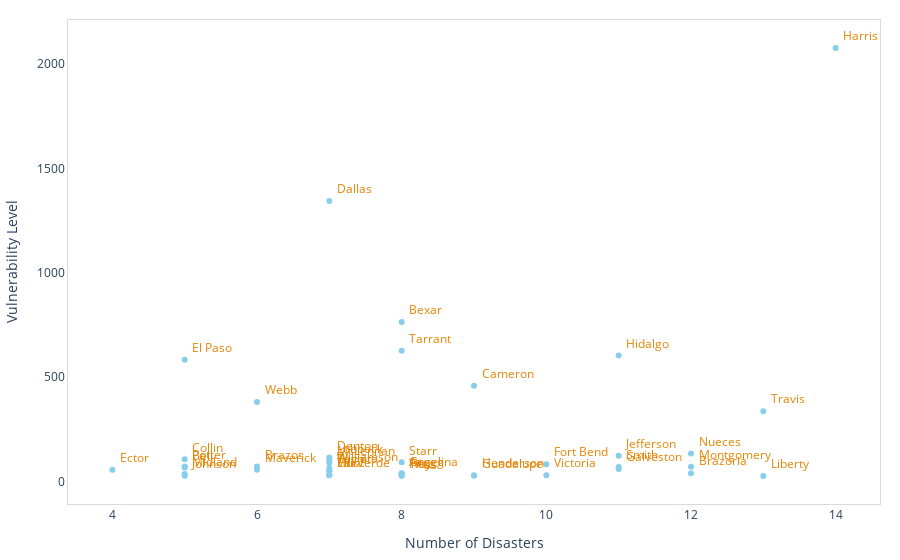

Notebook code for this chart:
### Code cell
###### Plotting Disasters and Vulnerability by County in Texas

cvcnc = cvc[(cvc.ST_ABBR=="TX")]
cvc_ct = cvcnc.groupby(['COUNTY','STCNTY']).F_TOTAL.sum().reset_index()
cvc_ct.rename(columns={'STCNTY' : 'fips'},inplace=True) 
dis_ct = dis.groupby(['fips']).hm_program_declared.sum().reset_index()
ct_grp = cvc_ct.merge(dis_ct,how='left', on=["fips"])
ct_grp = ct_grp.groupby(['COUNTY']).agg({'F_TOTAL':'sum','hm_program_declared':'sum'}).reset_index()
ct_grp2 = ct_grp[ct_grp.F_TOTAL>25]


layout = dict(plot_bgcolor='white',
              margin=dict(t=20, l=20, r=20, b=20),
              xaxis=dict(title='Number of Disasters',
                         linecolor='#d9d9d9',
                         showgrid=False,
                         mirror=True),
              yaxis=dict(title='Vulnerability Level',
                         linecolor='#d9d9d9',
                         showgrid=False,
                         mirror=True))

data = go.Scatter(x=ct_grp2['hm_program_declared'],
                  y=ct_grp2['F_TOTAL'],
                  text=ct_grp2['COUNTY'],
                  textposition='top right',
                  mode='markers+text',
                  line=dict(color='skyblue', width=1, dash='dash'),
                  textfont=dict(color='#E58606'),
                  name='citations')

fig = go.Figure(data=data, layout=layout)

fig.show()

### Figure 1 — Plotly figure (JSON) as saved in the notebook; plotly's stock layout.template omitted (floating-point values rounded to 4 significant figures)
{"data": [{"line": {"color": "skyblue", "dash": "dash", "width": 1}, "mode": "markers+text", "name": "citations", "text": [" Angelina", " Bell", " Bexar", " Brazoria", " Brazos", " Cameron", " Collin", " Dallas", " Denton", " Ector", " El Paso", " Ellis", " Fort Bend", " Galveston", " Gregg", " Guadalupe", " Harris", " Hays", " Henderson", " Hidalgo", " Hunt", " Jefferson", " Johnson", " Liberty", " Lubbock", " Maverick", " McLennan", " Midland", " Montgomery", " Nueces", " Potter", " Smith", " Starr", " Tarrant", " Taylor", " Titus", " Travis", " Val Verde", " Victoria", " Webb", " Wichita", " Williamson"], "textfont": {"color": "#E58606"}, "textposition": "top right", "type": "scatter", "x": [8, 5, 8, 12, 6, 9, 5, 7, 7, 4, 5, 7, 10, 11, 8, 9, 14, 8, 9, 11, 7, 11, 5, 13, 7, 6, 7, 5, 12, 12, 5, 11, 8, 8, 7, 8, 13, 7, 10, 6, 7, 7], "y": [38, 67, 765, 40, 72, 459, 106, 1344, 115, 56, 583, 31, 83, 60, 39, 28, 2078, 27, 30, 604, 30, 123, 27, 26, 101, 56, 89, 36, 70, 134, 72, 69, 92, 626, 50, 27, 337, 32, 30, 381, 51, 63]}], "layout": {"margin": {"b": 20, "l": 20, "r": 20, "t": 20}, "plot_bgcolor": "white", "xaxis": {"linecolor": "#d9d9d9", "mirror": true, "showgrid": false, "title": {"text": "Number of Disasters"}}, "yaxis": {"linecolor": "#d9d9d9", "mirror": true, "showgrid": false, "title": {"text": "Vulnerability Level"}}}}
